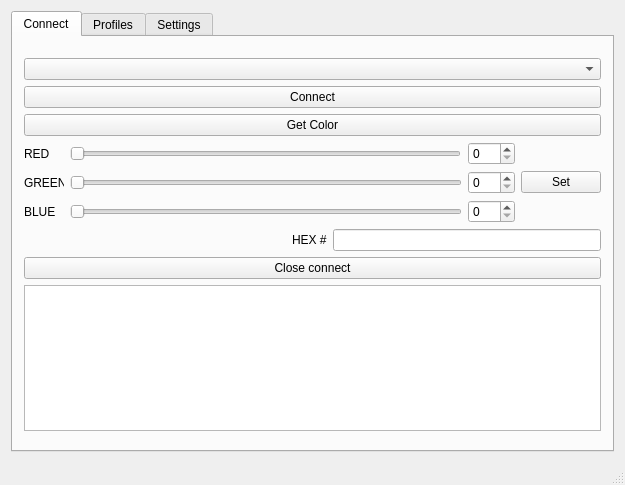
<?xml version="1.0" encoding="UTF-8"?>
<ui version="4.0">
 <class>MainWindow</class>
 <widget class="QMainWindow" name="MainWindow">
  <property name="geometry">
   <rect>
    <x>0</x>
    <y>0</y>
    <width>625</width>
    <height>485</height>
   </rect>
  </property>
  <property name="minimumSize">
   <size>
    <width>619</width>
    <height>467</height>
   </size>
  </property>
  <property name="baseSize">
   <size>
    <width>619</width>
    <height>467</height>
   </size>
  </property>
  <property name="windowTitle">
   <string>RGB control</string>
  </property>
  <widget class="QWidget" name="centralWidget">
   <property name="minimumSize">
    <size>
     <width>619</width>
     <height>447</height>
    </size>
   </property>
   <layout class="QVBoxLayout" name="verticalLayout_8">
    <item>
     <widget class="QTabWidget" name="tabWidget">
      <property name="sizePolicy">
       <sizepolicy hsizetype="Expanding" vsizetype="Expanding">
        <horstretch>0</horstretch>
        <verstretch>0</verstretch>
       </sizepolicy>
      </property>
      <property name="minimumSize">
       <size>
        <width>601</width>
        <height>441</height>
       </size>
      </property>
      <property name="currentIndex">
       <number>0</number>
      </property>
      <widget class="QWidget" name="tab">
       <property name="sizePolicy">
        <sizepolicy hsizetype="Preferred" vsizetype="Preferred">
         <horstretch>0</horstretch>
         <verstretch>0</verstretch>
        </sizepolicy>
       </property>
       <property name="minimumSize">
        <size>
         <width>595</width>
         <height>415</height>
        </size>
       </property>
       <attribute name="title">
        <string>Connect</string>
       </attribute>
       <layout class="QGridLayout" name="gridLayout_2">
        <item row="0" column="0">
         <layout class="QVBoxLayout" name="verticalLayout_2">
          <property name="topMargin">
           <number>10</number>
          </property>
          <property name="bottomMargin">
           <number>10</number>
          </property>
          <item>
           <layout class="QVBoxLayout" name="verticalLayout_4">
            <item>
             <widget class="QComboBox" name="comboBox"/>
            </item>
            <item>
             <widget class="QPushButton" name="pushButton_2">
              <property name="text">
               <string>Connect</string>
              </property>
             </widget>
            </item>
            <item>
             <widget class="QPushButton" name="pushButton_4">
              <property name="text">
               <string>Get Color</string>
              </property>
             </widget>
            </item>
           </layout>
          </item>
          <item>
           <layout class="QHBoxLayout" name="horizontalLayout_4">
            <property name="leftMargin">
             <number>0</number>
            </property>
            <property name="rightMargin">
             <number>0</number>
            </property>
            <item>
             <layout class="QVBoxLayout" name="verticalLayout_3">
              <item>
               <widget class="QLabel" name="label">
                <property name="minimumSize">
                 <size>
                  <width>40</width>
                  <height>0</height>
                 </size>
                </property>
                <property name="maximumSize">
                 <size>
                  <width>16777215</width>
                  <height>16777215</height>
                 </size>
                </property>
                <property name="text">
                 <string>RED</string>
                </property>
               </widget>
              </item>
              <item>
               <widget class="QLabel" name="label_2">
                <property name="minimumSize">
                 <size>
                  <width>40</width>
                  <height>0</height>
                 </size>
                </property>
                <property name="maximumSize">
                 <size>
                  <width>40</width>
                  <height>16777215</height>
                 </size>
                </property>
                <property name="text">
                 <string>GREEN</string>
                </property>
               </widget>
              </item>
              <item>
               <widget class="QLabel" name="label_3">
                <property name="minimumSize">
                 <size>
                  <width>40</width>
                  <height>0</height>
                 </size>
                </property>
                <property name="maximumSize">
                 <size>
                  <width>16777215</width>
                  <height>16777215</height>
                 </size>
                </property>
                <property name="text">
                 <string>BLUE</string>
                </property>
               </widget>
              </item>
             </layout>
            </item>
            <item>
             <layout class="QVBoxLayout" name="verticalLayout">
              <property name="bottomMargin">
               <number>0</number>
              </property>
              <item>
               <layout class="QHBoxLayout" name="horizontalLayout">
                <property name="spacing">
                 <number>7</number>
                </property>
                <property name="leftMargin">
                 <number>0</number>
                </property>
                <item>
                 <widget class="QSlider" name="horizontalSlider">
                  <property name="maximum">
                   <number>255</number>
                  </property>
                  <property name="orientation">
                   <enum>Qt::Horizontal</enum>
                  </property>
                 </widget>
                </item>
                <item>
                 <widget class="QSpinBox" name="spinBox">
                  <property name="maximum">
                   <number>255</number>
                  </property>
                 </widget>
                </item>
               </layout>
              </item>
              <item>
               <layout class="QHBoxLayout" name="horizontalLayout_2">
                <item>
                 <widget class="QSlider" name="horizontalSlider_2">
                  <property name="maximum">
                   <number>255</number>
                  </property>
                  <property name="orientation">
                   <enum>Qt::Horizontal</enum>
                  </property>
                 </widget>
                </item>
                <item>
                 <widget class="QSpinBox" name="spinBox_2">
                  <property name="maximum">
                   <number>255</number>
                  </property>
                 </widget>
                </item>
               </layout>
              </item>
              <item>
               <layout class="QHBoxLayout" name="horizontalLayout_3">
                <item>
                 <widget class="QSlider" name="horizontalSlider_3">
                  <property name="maximum">
                   <number>255</number>
                  </property>
                  <property name="orientation">
                   <enum>Qt::Horizontal</enum>
                  </property>
                 </widget>
                </item>
                <item>
                 <widget class="QSpinBox" name="spinBox_3">
                  <property name="maximum">
                   <number>255</number>
                  </property>
                 </widget>
                </item>
               </layout>
              </item>
             </layout>
            </item>
            <item>
             <widget class="QPushButton" name="pushButton">
              <property name="text">
               <string>Set</string>
              </property>
             </widget>
            </item>
           </layout>
          </item>
          <item>
           <layout class="QHBoxLayout" name="horizontalLayout_8">
            <property name="topMargin">
             <number>0</number>
            </property>
            <item>
             <spacer name="horizontalSpacer">
              <property name="orientation">
               <enum>Qt::Horizontal</enum>
              </property>
              <property name="sizeHint" stdset="0">
               <size>
                <width>40</width>
                <height>20</height>
               </size>
              </property>
             </spacer>
            </item>
            <item>
             <widget class="QLabel" name="label_5">
              <property name="text">
               <string>HEX #</string>
              </property>
             </widget>
            </item>
            <item>
             <widget class="QLineEdit" name="lineEdit"/>
            </item>
           </layout>
          </item>
          <item>
           <widget class="QPushButton" name="pushButton_3">
            <property name="text">
             <string>Close connect</string>
            </property>
           </widget>
          </item>
          <item>
           <widget class="QTextBrowser" name="textBrowser">
            <property name="horizontalScrollBarPolicy">
             <enum>Qt::ScrollBarAsNeeded</enum>
            </property>
            <property name="sizeAdjustPolicy">
             <enum>QAbstractScrollArea::AdjustIgnored</enum>
            </property>
            <property name="openLinks">
             <bool>false</bool>
            </property>
           </widget>
          </item>
          <item>
           <spacer name="verticalSpacer">
            <property name="orientation">
             <enum>Qt::Vertical</enum>
            </property>
            <property name="sizeHint" stdset="0">
             <size>
              <width>20</width>
              <height>40</height>
             </size>
            </property>
           </spacer>
          </item>
         </layout>
        </item>
       </layout>
      </widget>
      <widget class="QWidget" name="tab_2">
       <property name="minimumSize">
        <size>
         <width>595</width>
         <height>415</height>
        </size>
       </property>
       <attribute name="title">
        <string>Profiles</string>
       </attribute>
       <layout class="QGridLayout" name="gridLayout_3">
        <item row="0" column="0">
         <layout class="QVBoxLayout" name="verticalLayout_5">
          <item>
           <layout class="QHBoxLayout" name="horizontalLayout_6">
            <property name="rightMargin">
             <number>0</number>
            </property>
            <item>
             <widget class="QLabel" name="label_4">
              <property name="text">
               <string>Profile</string>
              </property>
             </widget>
            </item>
            <item>
             <widget class="QComboBox" name="comboBox_2"/>
            </item>
           </layout>
          </item>
          <item>
           <layout class="QHBoxLayout" name="horizontalLayout_9">
            <property name="topMargin">
             <number>0</number>
            </property>
            <item>
             <spacer name="horizontalSpacer_2">
              <property name="orientation">
               <enum>Qt::Horizontal</enum>
              </property>
              <property name="sizeHint" stdset="0">
               <size>
                <width>40</width>
                <height>20</height>
               </size>
              </property>
             </spacer>
            </item>
            <item>
             <widget class="QLabel" name="label_6">
              <property name="text">
               <string/>
              </property>
             </widget>
            </item>
           </layout>
          </item>
          <item>
           <layout class="QHBoxLayout" name="horizontalLayout_5">
            <item>
             <widget class="QPushButton" name="pushButton_5">
              <property name="text">
               <string>Setup</string>
              </property>
             </widget>
            </item>
            <item>
             <widget class="QPushButton" name="pushButton_6">
              <property name="text">
               <string>Save</string>
              </property>
             </widget>
            </item>
            <item>
             <widget class="QPushButton" name="pushButton_7">
              <property name="text">
               <string>Delete</string>
              </property>
             </widget>
            </item>
           </layout>
          </item>
         </layout>
        </item>
        <item row="2" column="0">
         <spacer name="verticalSpacer_2">
          <property name="orientation">
           <enum>Qt::Vertical</enum>
          </property>
          <property name="sizeHint" stdset="0">
           <size>
            <width>20</width>
            <height>40</height>
           </size>
          </property>
         </spacer>
        </item>
       </layout>
       <zorder></zorder>
       <zorder>verticalSpacer_2</zorder>
      </widget>
      <widget class="QWidget" name="tab_3">
       <attribute name="title">
        <string>Settings</string>
       </attribute>
       <layout class="QGridLayout" name="gridLayout">
        <item row="0" column="0">
         <layout class="QHBoxLayout" name="horizontalLayout_7">
          <item>
           <layout class="QVBoxLayout" name="verticalLayout_6">
            <item>
             <widget class="QCheckBox" name="checkBox">
              <property name="text">
               <string>Debug</string>
              </property>
             </widget>
            </item>
            <item>
             <spacer name="verticalSpacer_3">
              <property name="orientation">
               <enum>Qt::Vertical</enum>
              </property>
              <property name="sizeHint" stdset="0">
               <size>
                <width>20</width>
                <height>40</height>
               </size>
              </property>
             </spacer>
            </item>
           </layout>
          </item>
          <item>
           <layout class="QVBoxLayout" name="verticalLayout_7"/>
          </item>
         </layout>
        </item>
       </layout>
      </widget>
     </widget>
    </item>
   </layout>
  </widget>
  <widget class="QStatusBar" name="statusBar"/>
 </widget>
 <layoutdefault spacing="6" margin="11"/>
 <resources/>
 <connections/>
</ui>
